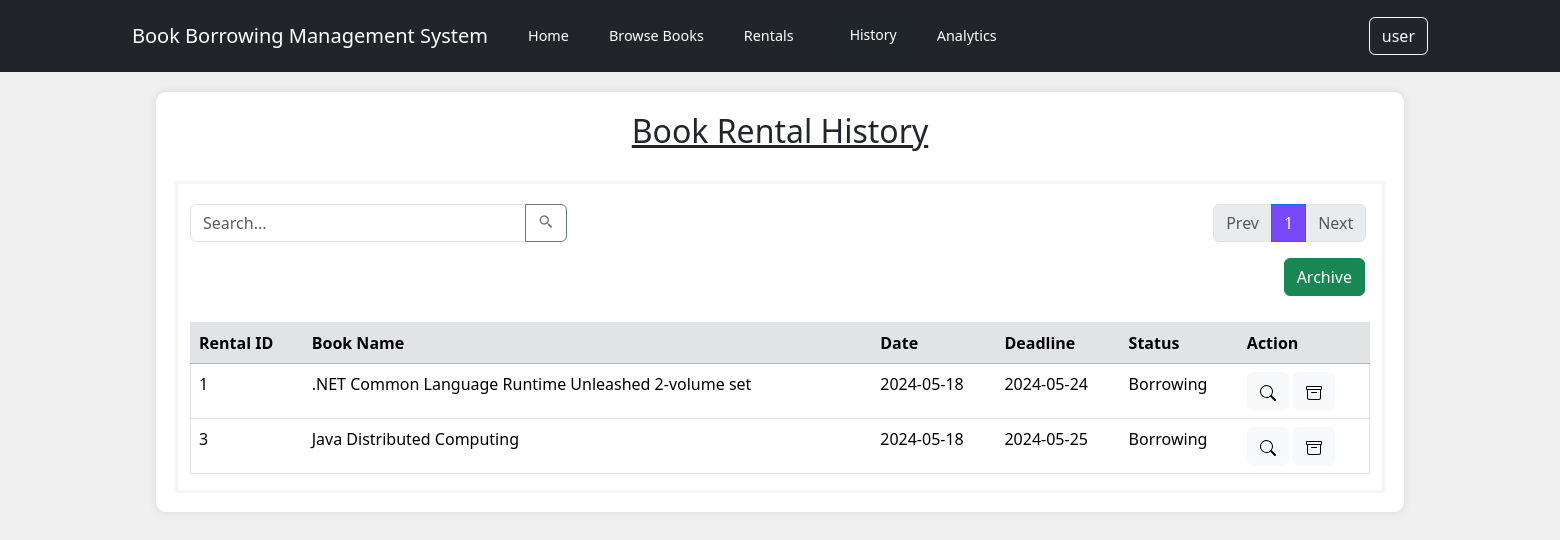
Before: /reservationHistory.php (signed in) with the older database file.
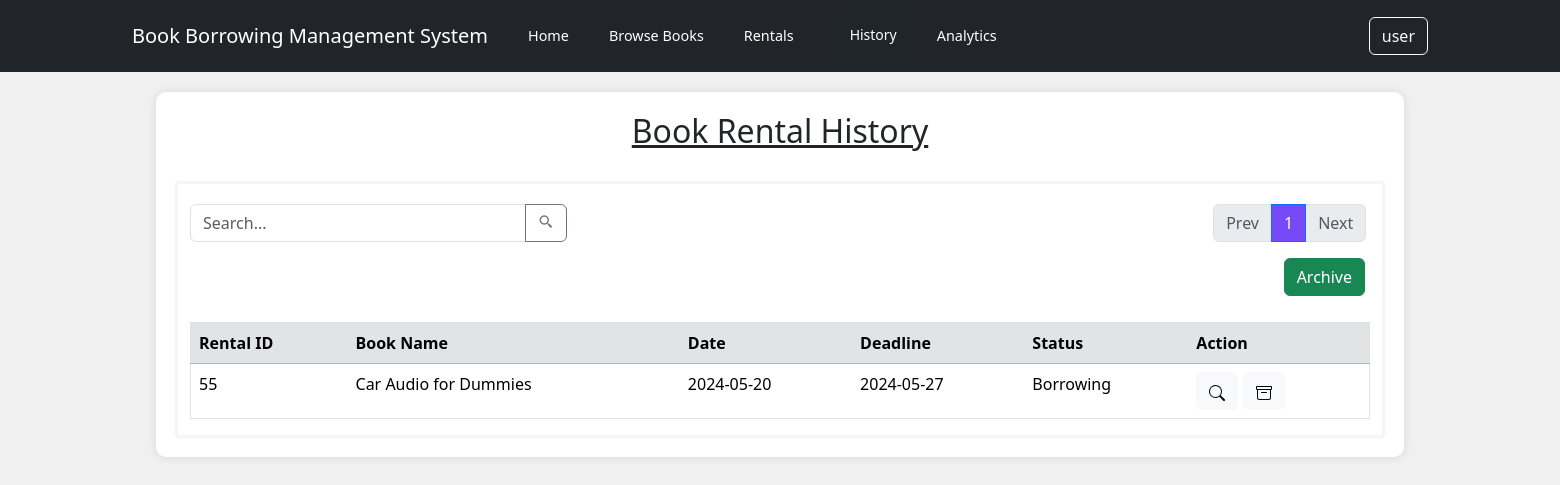
After: the same page with the newer database file.
### tables this page shows
CREATE TABLE `history` (
  `rental_ID` int(5) NOT NULL,
  `id` int(5) NOT NULL,
  `borrowID` int(5) NOT NULL,
  `status_ID` int(5) NOT NULL,
  `rental_deadline` date NOT NULL,
  `rental_remark` varchar(255) DEFAULT NULL,
  `archived` int(1) NOT NULL
);

CREATE TABLE `book` (
  `id` int(5) NOT NULL,
  `bookTitle` varchar(255) NOT NULL,
  `pagesNumber` int(5) NOT NULL,
  `authorName` varchar(255) NOT NULL,
  `quantity` int(5) NOT NULL,
  `isbn` varchar(255) NOT NULL,
  `genre` varchar(255) NOT NULL,
  `publicationCompany` varchar(255) NOT NULL,
  `bookCover` varchar(255) DEFAULT NULL
);

CREATE TABLE `borrow` (
  `borrowID` int(5) NOT NULL,
  `bookID` int(5) NOT NULL,
  `userID` int(5) NOT NULL,
  `time` varchar(4) NOT NULL,
  `date` date NOT NULL
);

CREATE TABLE `history_status` (
  `status_ID` int(5) NOT NULL,
  `status_name` varchar(10) NOT NULL,
  `status_desc` varchar(255) NOT NULL
);

### reservationHistory.php (the view, shortened to what the changed rows need)
<?php
include_once "./controllers/db_connection.php";
$records_per_page = 9;
if (isset($_GET['page']) && is_numeric($_GET['page'])) {
    $current_page = $_GET['page'];
} else {
    $current_page = 1;
}
$start_from = ($current_page - 1) * $records_per_page;
$userID = $_SESSION["id"];
$role = $_SESSION["role"];
if($role == "1"){
    $sql = "SELECT h.*, hs.status_name, u.id, bor.*, bo.bookTitle
            FROM ((((history h
            INNER JOIN history_status hs ON h.status_ID = hs.status_ID)
            INNER JOIN user u ON h.id = u.id)
            INNER JOIN borrow bor ON h.borrowID  = bor.borrowID)
            INNER JOIN book bo ON bor.bookID = bo.id)
            WHERE h.id = '$userID' AND h.archived = 0 AND hs.status_ID <> 2";
}
$sql .= " LIMIT $start_from, $records_per_page";
$result = mysqli_query($conn, $sql);
$total_pages_sql = "SELECT COUNT(*) AS total FROM history";
$result_total = mysqli_query($conn, $total_pages_sql);
$row_total = mysqli_fetch_assoc($result_total);
$total_records = $row_total['total'];
$total_pages = ceil($total_records / $records_per_page);
?>
<!DOCTYPE html>
<html lang="en">
<head>
    <link href="https://cdn.jsdelivr.net/npm/bootstrap@5.3.3/dist/css/bootstrap.min.css" rel="stylesheet">
    <link rel="stylesheet" href="./custom_css/navbar.css">
    <link rel="stylesheet" href="./custom_css/layout.css">
    <link rel="stylesheet" href="./custom_css/reservationHistory.css">
    <link href='https://unpkg.com/boxicons@2.1.4/css/boxicons.min.css' rel='stylesheet'>
</head>
<body>
    <div class="container container-main">
        <h2 style="text-align:center;"><u>Book Rental History</u></h2>
        <br>
        <div class="container container-sub">
            <div class="row">
                <div style="z-index: 10; position:absolute; right:-77%;">
                    <nav aria-label="Page navigation example">
                        <ul class="pagination">
                            <?php for ($i = 1; $i <= $total_pages; $i++) : ?>
                                <li class="page-item <?php echo ($i == $current_page) ? 'active' : ''; ?>">
                                    <a class="page-link" style="background-color: #7749F8;" href="reservationHistory.php?page=<?php echo $i; ?>"><?php echo $i; ?></a>
                                </li>
                            <?php endfor; ?>
                        </ul>
                    </nav>
                </div>
            </div>
            <br><br>
                <form method="post">
                    <table border="1" class="table table-hover" style="width: 100%">
                        <tr class="thread">
                            <th class="table-secondary" scope="col">Rental ID</th>
                            <th class="table-secondary" scope="col">Book Name</th>
                            <th class="table-secondary" scope="col">Date</th>
                            <th class="table-secondary" scope="col">Deadline</th>
                            <th class="table-secondary" scope="col">Status</th>
                            <th class="table-secondary" scope="col">Action</th>
                        </tr>
                        <tr>
                            <?php  if (mysqli_num_rows($result) > 0){
                                while($row = mysqli_fetch_assoc($result)){
                                $rentID = $row["rental_ID"];
                                $bookTitle = $row["bookTitle"];
                                $date = $row["date"];
                                $deadline = $row["rental_deadline"];
	                            $status = $row["status_name"];
                            ?>
                                <td><?php echo $rentID; ?></td>
		                        <td><?php echo $bookTitle; ?></td>
                                <td><?php echo $date; ?></td>
                                <td><?php echo $deadline; ?></td>
                                <td><?php echo $status; ?></td>
		                        <td>
                                <a><button class="btn btn-light" type="button" onclick="window.location.href='/bbms/reservationView.php?historyid=<?php echo $rentID; ?>';"><svg xmlns="http://www.w3.org/2000/svg" width="16" height="16" fill="currentColor" class="bi bi-search" viewBox="0 0 16 16"><path d="M11.742 10.344a6.5 6.5 0 1 0-1.397 1.398h-.001q.044.06.098.115l3.85 3.85a1 1 0 0 0 1.415-1.414l-3.85-3.85a1 1 0 0 0-.115-.1zM12 6.5a5.5 5.5 0 1 1-11 0 5.5 5.5 0 0 1 11 0"/></svg></button></a>
                                <a><button class="btn btn-light" type="button" onclick="Confirm()"></button></a>
		                        </td>
	                    </tr>
                        <?php
                                }
                            }
                            else{
                                echo "0 results";
                            }
                        ?>
                    </table>
                </form>
            </div>
        </div>
</body>
</html>

Changed rows visible on the page:
no longer on this page (row edited): history: rental_ID "1", book.bookTitle ".NET Common Language Runtime Unleashed 2-volume set", borrowID.date "2024-05-18", rental_deadline "2024-05-24", status_ID.status_name "Borrowing"
no longer on this page (row edited): history: rental_ID "3", book.bookTitle "Java Distributed Computing", borrowID.date "2024-05-18", rental_deadline "2024-05-25", status_ID.status_name "Borrowing"
added history: rental_ID "55", book.bookTitle "Car Audio for Dummies", borrowID.date "2024-05-20", rental_deadline "2024-05-27", status_ID.status_name "Borrowing"
